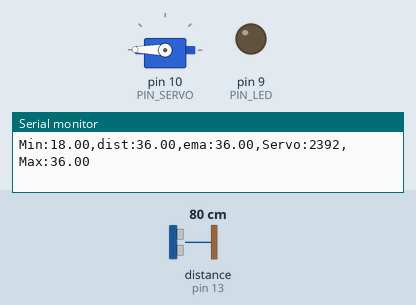
The sketch below on a simulated Arduino Uno, built with avr-gcc and run on an emulated ATmega328P. On the bench: servo, output pins drawn as LEDs (lit = HIGH), the last lines printed to the serial monitor. Wiring (inferred from the names in the program): ultrasonic range finder: trigger pin 12; echo pin 13. The inputs (shaded band) are chosen by the test bench; at power-on: distance to the obstacle (sensor on pin 13) 80 cm. The echo pulse lasts 58.3 µs per cm; pins used as bus, display or sensor lines are not drawn.

Above: at 1.2 s.
1.3 s: distance to the obstacle (sensor on pin 13) set to 2 cm
At 2.8 s:
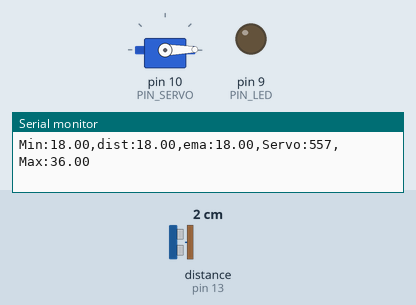
3.1 s: distance to the obstacle (sensor on pin 13) set to 21 cm
At 4.6 s:
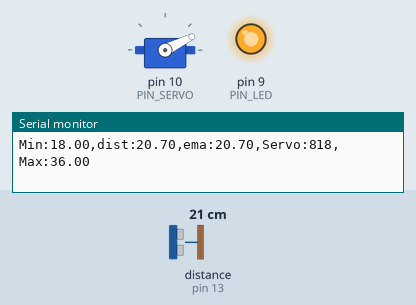
4.9 s: distance to the obstacle (sensor on pin 13) set to 250 cm
At 6.3 s:
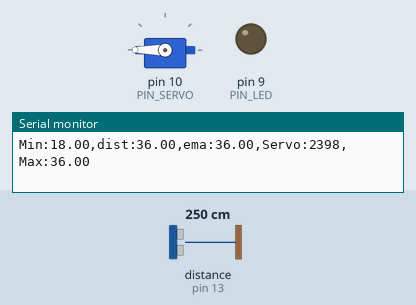
7.9 s: distance to the obstacle (sensor on pin 13) set to 35 cm
At 9.5 s:
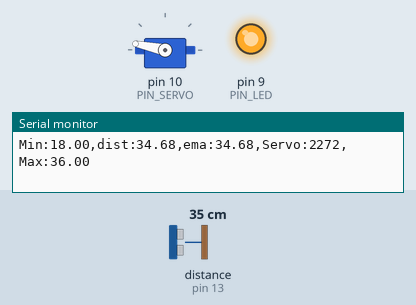
Timing chart, 0 to 10.7 s (numbered marks = the images above; inputs shaded):
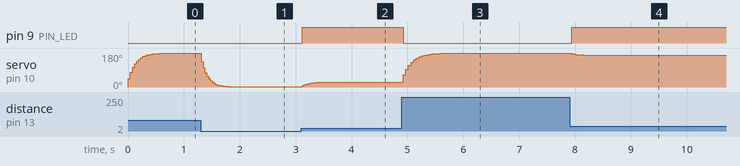

The sketch:

pdf11.ino
```cpp
#include <Servo.h>

// =========================================================
// [실제 회로 사진(사진 4, 5) 기준 핀 설정]
// =========================================================
#define PIN_TRIG  12    // 초음파 센서 TRIG (12번 핀)
#define PIN_ECHO  13    // 초음파 센서 ECHO (13번 핀)
#define PIN_LED   9     // 유효 범위 점등 LED (9번 핀)
#define PIN_SERVO 10    // 서보모터 제어 핀 (10번 핀)

// 거리 측정 범위 설정 (cm)
#define _DIST_MIN 18.0
#define _DIST_MAX 36.0

// 서보 듀티 펄스 폭 설정 (us 단위)
#define _DUTY_MIN 550   // 0도 (us)
#define _DUTY_MAX 2400  // 180도 (us)
#define _DUTY_NEU ((_DUTY_MIN + _DUTY_MAX) / 2) // 90도 중립

float alpha = 0.25;     // EMA 필터 계수

Servo myservo;

float dist_raw = _DIST_MIN;
float dist_ema = _DIST_MIN;
int last_duty = _DUTY_MIN;

void setup() {
  pinMode(PIN_TRIG, OUTPUT);
  pinMode(PIN_ECHO, INPUT);
  pinMode(PIN_LED, OUTPUT);

  myservo.attach(PIN_SERVO, _DUTY_MIN, _DUTY_MAX);
  myservo.writeMicroseconds(_DUTY_MIN);

  Serial.begin(57600);
  dist_ema = _DIST_MIN;
}

void loop() {
  // 1. 초음파 센서 거리 측정 (raw data)
  dist_raw = measure_distance();

  // 2. 범위 필터 (Range Filter) 및 LED 제어
  if (dist_raw >= _DIST_MIN && dist_raw <= _DIST_MAX) {
    digitalWrite(PIN_LED, HIGH); // 18~36cm 범위 내: LED ON
  } else {
    digitalWrite(PIN_LED, LOW);  // 범위 밖: LED OFF

    // 측정 실패 및 이탈 시 0도로 튀는 현상 방지
    if (dist_raw < _DIST_MIN) dist_raw = _DIST_MIN;
    else if (dist_raw > _DIST_MAX) dist_raw = _DIST_MAX;
  }

  // 3. EMA 필터 적용
  dist_ema = alpha * dist_raw + (1.0 - alpha) * dist_ema;

  // 4. 거리를 서보 듀티(펄스 폭)로 비례 변환
  int target_duty = map_distance_to_duty(dist_ema);

  // 5. 모터 떨림(Jittering) 방지 불감대 로직 (10us 이상 변화 시에만 동작)
  if (abs(target_duty - last_duty) >= 10) {
    myservo.writeMicroseconds(target_duty);
    last_duty = target_duty;
  }

  // 6. 슬라이드 지정 시리얼 출력 양식
  Serial.print("Min:");       Serial.print(_DIST_MIN);
  Serial.print(",dist:");     Serial.print(dist_raw);
  Serial.print(",ema:");      Serial.print(dist_ema);
  Serial.print(",Servo:");    Serial.print(last_duty);
  Serial.print(",Max:");      Serial.print(_DIST_MAX);
  Serial.println("");

  delay(30);
}

// 초음파 거리 측정 함수
float measure_distance() {
  digitalWrite(PIN_TRIG, LOW);
  delayMicroseconds(2);
  digitalWrite(PIN_TRIG, HIGH);
  delayMicroseconds(10);
  digitalWrite(PIN_TRIG, LOW);

  unsigned long duration = pulseIn(PIN_ECHO, HIGH, 30000); // 30ms 타임아웃
  if (duration == 0) return _DIST_MIN;

  return duration * 0.0343 / 2.0;
}

// 거리(18~36cm) -> 서보 듀티(_DUTY_MIN ~ _DUTY_MAX) 변환 함수
int map_distance_to_duty(float dist) {
  if (dist <= _DIST_MIN) return _DUTY_MIN;
  if (dist >= _DIST_MAX) return _DUTY_MAX;

  return (int)(_DUTY_MIN + (dist - _DIST_MIN) * (_DUTY_MAX - _DUTY_MIN) / (_DIST_MAX - _DIST_MIN));
}
```

Measured:
- after the input at 1.3 s, servo on pin 10 (PIN_SERVO): moves from 179° to 1° over 0.59 s, starting at once
- after the input at 3.1 s, pin 9 (PIN_LED): LOW → HIGH at once; servo on pin 10 (PIN_SERVO): moves from 1° to 26° over 0.37 s, starting at once
- after the input at 4.9 s, pin 9 (PIN_LED): HIGH → LOW at once; servo on pin 10 (PIN_SERVO): moves from 26° to 180° over 1.1 s, starting at once
- after the input at 7.9 s, pin 9 (PIN_LED): LOW → HIGH at once; servo on pin 10 (PIN_SERVO): 180° → 170° at once, → 169° 0.21 s later, → 168° 0.10 s later
